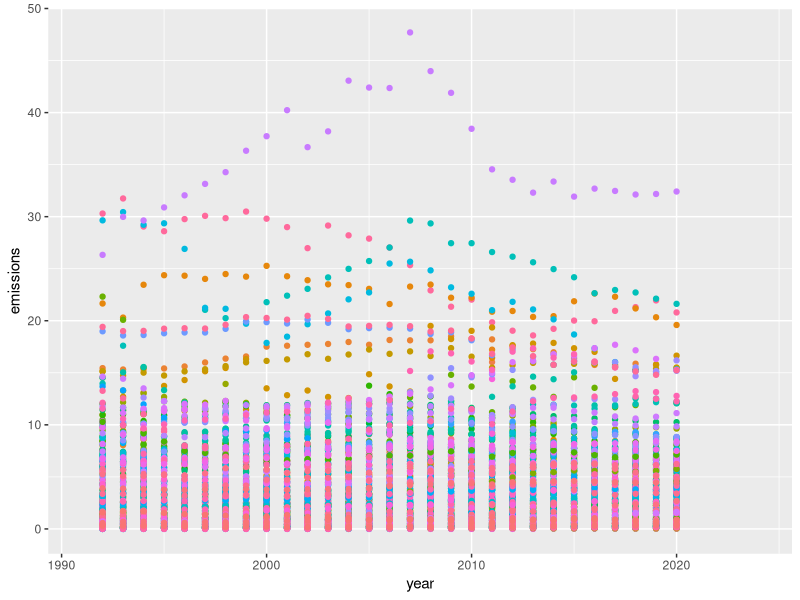

R code for this plot:
## ---- chunk 1
require(ggplot2)
setwd("D:\\git\\co2-analysis")
co2data <- read.csv("data.csv", fileEncoding="UTF-8-BOM")
colnames(co2data)[1] <- 'Country.Name'
co2data <- co2data[-c(3:4)]
head(co2data)
## ---- chunk 2
dataflat <- data.frame(country = character(), code = character(), year = integer(), emissions = numeric())
for (rownr in 1:nrow(co2data)){
  strt = 32
  for (colnr in strt:ncol(co2data)){
    n <- (rownr - 1) * ncol(co2data) + colnr - strt + 1
    dataflat[n, ] <- list(co2data[rownr, 1], co2data[rownr, 2], 1959 + colnr, co2data[rownr, colnr])
  }
}
print(dataflat)
## ---- chunk 3
ggplot(dataflat, aes(x=year, y=emissions, color=country)) + geom_point() + theme(legend.position="none")
